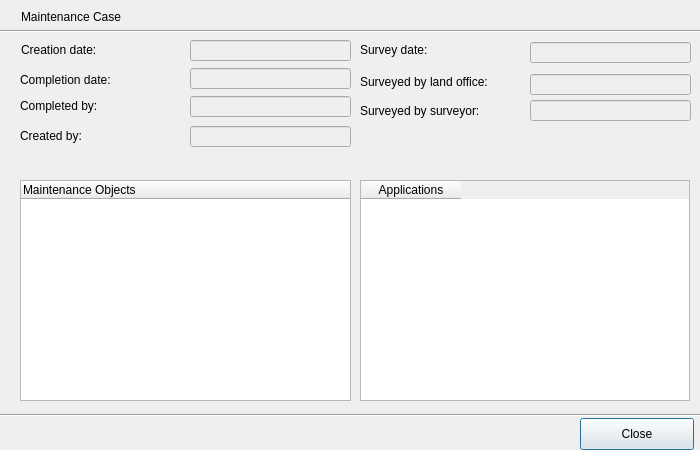
<?xml version="1.0" encoding="UTF-8"?>
<ui version="4.0">
 <class>MaintenanceCaseDialog</class>
 <widget class="QDialog" name="MaintenanceCaseDialog">
  <property name="geometry">
   <rect>
    <x>0</x>
    <y>0</y>
    <width>700</width>
    <height>450</height>
   </rect>
  </property>
  <property name="minimumSize">
   <size>
    <width>700</width>
    <height>450</height>
   </size>
  </property>
  <property name="maximumSize">
   <size>
    <width>700</width>
    <height>450</height>
   </size>
  </property>
  <property name="windowTitle">
   <string>Maintenance Case Dialog</string>
  </property>
  <widget class="QLabel" name="label">
   <property name="geometry">
    <rect>
     <x>21</x>
     <y>40</y>
     <width>91</width>
     <height>20</height>
    </rect>
   </property>
   <property name="text">
    <string>Creation date:</string>
   </property>
  </widget>
  <widget class="QLabel" name="label_2">
   <property name="geometry">
    <rect>
     <x>20</x>
     <y>70</y>
     <width>121</width>
     <height>20</height>
    </rect>
   </property>
   <property name="text">
    <string>Completion date:</string>
   </property>
  </widget>
  <widget class="QLabel" name="label_3">
   <property name="geometry">
    <rect>
     <x>360</x>
     <y>40</y>
     <width>121</width>
     <height>20</height>
    </rect>
   </property>
   <property name="text">
    <string>Survey date:</string>
   </property>
  </widget>
  <widget class="QLabel" name="label_4">
   <property name="geometry">
    <rect>
     <x>20</x>
     <y>126</y>
     <width>121</width>
     <height>20</height>
    </rect>
   </property>
   <property name="text">
    <string>Created by:</string>
   </property>
  </widget>
  <widget class="QLabel" name="label_5">
   <property name="geometry">
    <rect>
     <x>360</x>
     <y>72</y>
     <width>161</width>
     <height>20</height>
    </rect>
   </property>
   <property name="text">
    <string>Surveyed by land office:</string>
   </property>
  </widget>
  <widget class="QLabel" name="label_6">
   <property name="geometry">
    <rect>
     <x>20</x>
     <y>96</y>
     <width>121</width>
     <height>20</height>
    </rect>
   </property>
   <property name="text">
    <string>Completed by:</string>
   </property>
  </widget>
  <widget class="QLineEdit" name="creation_date_edit">
   <property name="enabled">
    <bool>false</bool>
   </property>
   <property name="geometry">
    <rect>
     <x>190</x>
     <y>40</y>
     <width>161</width>
     <height>21</height>
    </rect>
   </property>
  </widget>
  <widget class="QLineEdit" name="completion_date_edit">
   <property name="enabled">
    <bool>false</bool>
   </property>
   <property name="geometry">
    <rect>
     <x>190</x>
     <y>68</y>
     <width>161</width>
     <height>21</height>
    </rect>
   </property>
  </widget>
  <widget class="QLineEdit" name="survey_date_edit">
   <property name="enabled">
    <bool>false</bool>
   </property>
   <property name="geometry">
    <rect>
     <x>530</x>
     <y>42</y>
     <width>161</width>
     <height>21</height>
    </rect>
   </property>
  </widget>
  <widget class="QLineEdit" name="created_by_edit">
   <property name="enabled">
    <bool>false</bool>
   </property>
   <property name="geometry">
    <rect>
     <x>190</x>
     <y>126</y>
     <width>161</width>
     <height>21</height>
    </rect>
   </property>
  </widget>
  <widget class="QLineEdit" name="surveyed_by_land_office_edit">
   <property name="enabled">
    <bool>false</bool>
   </property>
   <property name="geometry">
    <rect>
     <x>530</x>
     <y>74</y>
     <width>161</width>
     <height>21</height>
    </rect>
   </property>
  </widget>
  <widget class="QLineEdit" name="completed_by_edit">
   <property name="enabled">
    <bool>false</bool>
   </property>
   <property name="geometry">
    <rect>
     <x>190</x>
     <y>96</y>
     <width>161</width>
     <height>21</height>
    </rect>
   </property>
  </widget>
  <widget class="QTreeWidget" name="maintenance_objects_twidget">
   <property name="geometry">
    <rect>
     <x>20</x>
     <y>180</y>
     <width>331</width>
     <height>221</height>
    </rect>
   </property>
   <column>
    <property name="text">
     <string>Maintenance Objects</string>
    </property>
   </column>
  </widget>
  <widget class="QPushButton" name="close_button">
   <property name="geometry">
    <rect>
     <x>580</x>
     <y>418</y>
     <width>114</width>
     <height>32</height>
    </rect>
   </property>
   <property name="text">
    <string>Close</string>
   </property>
  </widget>
  <widget class="QLabel" name="label_8">
   <property name="geometry">
    <rect>
     <x>360</x>
     <y>101</y>
     <width>141</width>
     <height>20</height>
    </rect>
   </property>
   <property name="text">
    <string>Surveyed by surveyor:</string>
   </property>
  </widget>
  <widget class="QLineEdit" name="surveyed_by_surveyor_edit">
   <property name="enabled">
    <bool>false</bool>
   </property>
   <property name="geometry">
    <rect>
     <x>530</x>
     <y>100</y>
     <width>161</width>
     <height>21</height>
    </rect>
   </property>
  </widget>
  <widget class="QTableWidget" name="application_twidget">
   <property name="geometry">
    <rect>
     <x>360</x>
     <y>180</y>
     <width>330</width>
     <height>221</height>
    </rect>
   </property>
   <column>
    <property name="text">
     <string>Applications</string>
    </property>
   </column>
  </widget>
  <widget class="Line" name="line">
   <property name="geometry">
    <rect>
     <x>-10</x>
     <y>407</y>
     <width>801</width>
     <height>16</height>
    </rect>
   </property>
   <property name="orientation">
    <enum>Qt::Horizontal</enum>
   </property>
  </widget>
  <widget class="Line" name="line_2">
   <property name="geometry">
    <rect>
     <x>-4</x>
     <y>23</y>
     <width>801</width>
     <height>16</height>
    </rect>
   </property>
   <property name="orientation">
    <enum>Qt::Horizontal</enum>
   </property>
  </widget>
  <widget class="QLabel" name="label_7">
   <property name="geometry">
    <rect>
     <x>21</x>
     <y>7</y>
     <width>151</width>
     <height>20</height>
    </rect>
   </property>
   <property name="text">
    <string>Maintenance Case</string>
   </property>
  </widget>
 </widget>
 <resources/>
 <connections/>
</ui>
